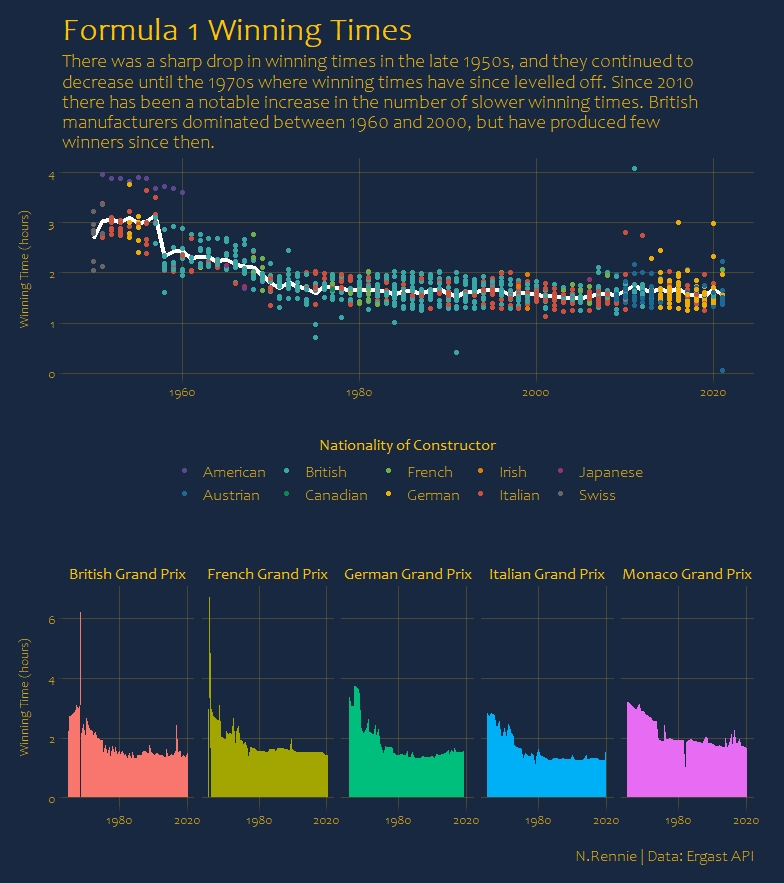

Reproduce this figure in R.
library(tidyverse)
library(extrafont)
library(patchwork)
library(rcartocolor)

tuesdata <- tidytuesdayR::tt_load('2021-09-07')

results <- tuesdata$results
races <- tuesdata$races
constructors <- tuesdata$constructors

plot_data <- left_join(left_join(filter(results, positionText == 1), races, by="raceId"), constructors, by="constructorId")
mean_data <- plot_data %>% group_by(year) %>% summarise(mean=mean(as.numeric(milliseconds)))
plot_data2 <- plot_data %>% 
  filter(name.x %in% c("Monaco Grand Prix", "British Grand Prix", "Italian Grand Prix", "French Grand Prix", "German Grand Prix")) 

p1 <- ggplot() +
  geom_line(mean_data, mapping=aes(x=year, y=mean/1000/60/60), colour="white", size=1.5) +
  geom_point(plot_data, mapping=aes(x=year, y=(((as.numeric(milliseconds)/1000)/60)/60), colour=nationality)) +
  labs(x="", y="Winning Time (hours)\n", title="Formula 1 Winning Times", 
       subtitle = "There was a sharp drop in winning times in the late 1950s, and they continued to\ndecrease until the 1970s where winning times have since levelled off. Since 2010\nthere has been a notable increase in the number of slower winning times. British\nmanufacturers dominated between 1960 and 2000, but have produced few\nwinners since then.") +
  scale_colour_carto_d(name = "Nationality of Constructor", palette = "Prism") +
  guides(colour = guide_legend(title.position = "top")) +
  theme(plot.background = element_rect(fill = "#192841", colour="#192841"),
        panel.background = element_rect(fill = "#192841", colour="#192841"),
        legend.background = element_rect(fill = "#192841"),
        strip.background =element_rect(fill="#192841"),
        strip.text = element_text(colour = '#ffc200', family="Candara", size=12),
        legend.key = element_rect(fill = "#192841", colour="#192841"), 
        legend.text =  element_text(colour = '#ffc200', size=12, family="Candara Light"),
        legend.title =  element_text(colour = '#ffc200', size=12, family="Candara", hjust=0.5),
        plot.title = element_text(colour = '#ffc200', size=24, face="bold", hjust = 0, family="Candara Light"),
        plot.subtitle = element_text(colour = '#ffc200', size=14, hjust = 0, family="Candara Light"),
        plot.caption = element_text(colour = '#ffc200', size=12, hjust = 1, family="Candara Light"),
        legend.position="bottom",
        plot.margin = unit(c(0.3, 0.6, 0.3, 0.3), "cm"), #top, right, bottom, left
        axis.title= element_text(colour = '#ffc200', size=10, hjust = 0.5, family="Candara Light"),
        axis.text = element_text(colour = '#ffc200', size=10, hjust = 0.5, family="Candara Light"),
        panel.grid.minor = element_blank(), 
        panel.grid.major = element_line(colour=alpha('#ffc200', 0.2)))
p1


p2 <- ggplot(plot_data2, aes(x=year, y=(((as.numeric(milliseconds)/1000)/60)/60), fill=name.x, group=name.x)) +
  geom_area(aes(group=name.x), color=NA) +
  scale_colour_carto_d(name = "", palette = "Prism") +
  facet_grid(~name.x) +
  scale_x_continuous(breaks=c(1980, 2020)) +
  labs(x="", y="Winning Time (hours)\n", subtitle="", caption="N.Rennie | Data: Ergast API") +
  theme(plot.background = element_rect(fill = "#192841", colour="#192841"),
        panel.background = element_rect(fill = "#192841", colour="#192841"),
        legend.background = element_rect(fill = "#192841"),
        strip.background =element_rect(fill="#192841"),
        strip.text = element_text(colour = '#ffc200', family="Candara", size=12),
        legend.key = element_rect(fill = "#192841", colour="#192841"), 
        legend.text =  element_text(colour = '#ffc200', size=12, family="Candara Light"),
        legend.title =  element_text(colour = '#ffc200', size=12, family="Candara", hjust=0.5),
        plot.title = element_text(colour = '#ffc200', size=24, face="bold", hjust = 0, family="Candara Light"),
        plot.subtitle = element_text(colour = '#ffc200', size=14, hjust = 0, family="Candara Light"),
        plot.caption = element_text(colour = '#ffc200', size=12, hjust = 1, family="Candara Light"),
        legend.position="none",
        plot.margin = unit(c(0.3, 0.6, 0.3, 0.3), "cm"), #top, right, bottom, left
        axis.title= element_text(colour = '#ffc200', size=10, hjust = 0.5, family="Candara Light"),
        axis.text = element_text(colour = '#ffc200', size=10, hjust = 0.5, family="Candara Light"),
        panel.grid.minor = element_blank(), 
        panel.grid.major = element_line(colour=alpha('#ffc200', 0.2)))
p2          

#join plots
p <-  p1 + p2 + plot_layout(ncol = 1) &
  theme(panel.background = element_rect(fill = "#192841", colour="#192841"),
        plot.background = element_rect(fill = "#192841", colour="#192841"))
p
